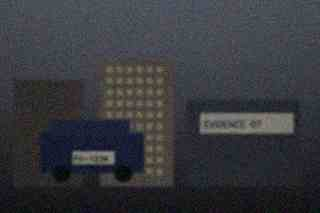
#> input picture samples/sample_cctv.jpg, 320 x 213 px
$ python -i jpeg.py   (imports and definitions only)
#> lines starting #> are read from the running program, lines starting #| are printed output that depends on the picture; after the words box and inside, x2 and y2 are one past the last pixel; in counts of white or black regions, pixels touching at a corner belong together
### analysis/base.py
"""Shared types and helpers for the degradation analyzers.

Every analyzer returns a :class:`MetricResult` carrying both a normalised
severity score *and* the raw measurements it was derived from. The raw values
are what an examiner needs in order to challenge or reproduce a finding; the
normalised score exists only to drive the UI and the pipeline recommender.
"""

from __future__ import annotations

import math
from dataclasses import dataclass, field
from typing import Any, Dict, List, Optional

import cv2
import numpy as np

__all__ = [
    "MetricResult",
    "clamp01",
    "linear_map",
    "log_map",
    "to_gray",
    "downsample_for_analysis",
    "ANALYZER_VERSION",
]

#: Bumped whenever a scoring formula changes, so stored results stay comparable.
ANALYZER_VERSION: str = "1.0.0"

#: Longest edge used for analysis; larger images are area-averaged down. This
#: keeps measurements stable across resolutions and bounds run time.
ANALYSIS_MAX_EDGE: int = 1600


@dataclass
class MetricResult:
    """One degradation indicator.

    Attributes:
        key: Canonical metric key, see :class:`app.constants.DegradationKey`.
        label: Human readable name.
        score: Normalised severity in ``[0, 1]``; higher means more degraded.
        method: Short description of the estimator used.
        measurements: Raw numeric outputs keyed by name.
        notes: Free-text observations shown in the detail dialog.
        reference: Literature reference for the estimator, when applicable.
    """

    key: str
    label: str
    score: float
    method: str = ""
    measurements: Dict[str, Any] = field(default_factory=dict)
    notes: List[str] = field(default_factory=list)
    reference: str = ""

    def __post_init__(self) -> None:
        self.score = clamp01(self.score)

    # [61 lines left out: functions percent, severity, to_dict, detail_text, not called in this run]


def clamp01(value: float) -> float:
    """Clamp ``value`` into ``[0, 1]``, mapping NaN to 0."""
    try:
        number = float(value)
    except (TypeError, ValueError):
        return 0.0
    if math.isnan(number):
        return 0.0
    return max(0.0, min(1.0, number))


def linear_map(value: float, low: float, high: float, invert: bool = False) -> float:
    """Map ``value`` from ``[low, high]`` onto ``[0, 1]``.

    Args:
        value: Raw measurement.
        low: Measurement that maps to 0 (or 1 when ``invert``).
        high: Measurement that maps to 1 (or 0 when ``invert``).
        invert: Reverse the mapping direction.
    """
    if high == low:
        return 0.0
    ratio = (float(value) - low) / (high - low)
    ratio = clamp01(ratio)
    return 1.0 - ratio if invert else ratio


# [7 lines left out: function log_map, not called in this run]


def to_gray(image: np.ndarray) -> np.ndarray:
    """Return an ``HxW`` ``float32`` luminance plane in ``[0, 1]``.

    Accepts ``uint8``/``uint16``/float arrays with 1, 3 or 4 channels.
    """
    array = image
    if array.dtype == np.uint8:
        array = array.astype(np.float32) / 255.0
    elif array.dtype == np.uint16:
        array = array.astype(np.float32) / 65535.0
    else:
        array = array.astype(np.float32)
        if array.max(initial=0.0) > 1.5:
            array = array / 255.0

    if array.ndim == 2:
        return np.clip(array, 0.0, 1.0)
    if array.shape[2] >= 3:
        rgb = np.ascontiguousarray(array[..., :3])
        return np.clip(cv2.cvtColor(rgb, cv2.COLOR_RGB2GRAY), 0.0, 1.0)
    return np.clip(array[..., 0], 0.0, 1.0)


# [17 lines left out: function downsample_for_analysis, not called in this run]

### analysis/jpeg.py
"""JPEG compression artefact analysis.

Measures three things:

* **Blockiness** - the excess of pixel differences across 8x8 block boundaries
  relative to differences inside blocks (Wang, Bovik & Evan, ICIP 2000).
* **Ringing** - high-frequency oscillation in the neighbourhood of strong
  edges, the visual signature of quantised high-frequency DCT coefficients.
* **Container evidence** - when the source file is a JPEG, its quantisation
  tables are read directly and an IJG-equivalent quality factor is derived.
  This is measured evidence rather than a heuristic and is weighted highest.
"""

from __future__ import annotations

import logging
from pathlib import Path
from typing import Dict, Optional, Tuple

import cv2
import numpy as np

from analysis.base import (
    MetricResult,
    clamp01,
    downsample_for_analysis,
    linear_map,
    to_gray,
)
from app.constants import DegradationKey

logger = logging.getLogger(__name__)

__all__ = ["analyze_jpeg", "blockiness", "estimate_jpeg_quality"]

#: The IJG standard luminance quantisation table at quality 50.
_STD_LUMA_QTABLE = np.array(
    [
        [16, 11, 10, 16, 24, 40, 51, 61],
        [12, 12, 14, 19, 26, 58, 60, 55],
        [14, 13, 16, 24, 40, 57, 69, 56],
        [14, 17, 22, 29, 51, 87, 80, 62],
        [18, 22, 37, 56, 68, 109, 103, 77],
        [24, 35, 55, 64, 81, 104, 113, 92],
        [49, 64, 78, 87, 103, 121, 120, 101],
        [72, 92, 95, 98, 112, 100, 103, 99],
    ],
    dtype=np.float64,
)

#: Natural (row-major) position of each coefficient in JPEG zigzag order.
#: Quantisation tables are stored in the file - and returned by Pillow - in
#: zigzag order, so they must be permuted before comparing element-wise with
#: the standard table above.
_ZIGZAG_TO_NATURAL = np.array(
    [
        0, 1, 8, 16, 9, 2, 3, 10,
        17, 24, 32, 25, 18, 11, 4, 5,
        12, 19, 26, 33, 40, 48, 41, 34,
        27, 20, 13, 6, 7, 14, 21, 28,
        35, 42, 49, 56, 57, 50, 43, 36,
        29, 22, 15, 23, 30, 37, 44, 51,
        58, 59, 52, 45, 38, 31, 39, 46,
        53, 60, 61, 54, 47, 55, 62, 63,
    ],
    dtype=np.intp,
)


# [247 lines left out: functions dezigzag, blockiness, ringing_strength, estimate_jpeg_quality, analyze_jpeg, not called in this run]

>>> import cv2
>>> picture = cv2.imread('../samples/sample_cctv.jpg')
#> picture is the input picture: shape (213, 320, 3); mean B, G, R 61.2, 56.7, 55.2
>>> result = analyze_jpeg(picture)
#> in blockiness, `d_h = np.abs(np.diff(gray, axis=1))`:
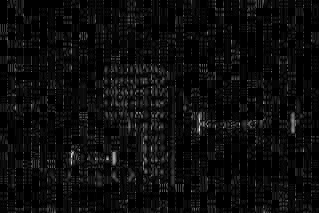
#> d_h: shape (213, 319) float32; min 0, max 0.18, mean 0.00892; drawn with min black and max white
#> in blockiness, `d_v = np.abs(np.diff(gray, axis=0))`:
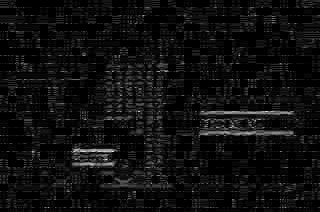
#> d_v: shape (212, 320) float32; min 0, max 0.178, mean 0.0108; drawn with min black and max white
#> after the loop in _phase_ratio, `for phase in range(block):`:
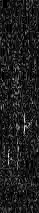
#> selected: shape (213, 39) float32; min 0, max 0.18, mean 0.0215; drawn with min black and max white
#> after the loop in _phase_ratio, `for phase in range(block):`: means = [0.0071, 0.00815, 0.00685, 0.00662, 0.00707, 0.00778, 0.00654, 0.0215]
#> in _phase_ratio, `boundary_mean = means[block - 1]`: boundary_mean = 0.0215
#> in _phase_ratio, `others = means[: block - 1]`: others = [0.0071, 0.00815, 0.00685, 0.00662, 0.00707, 0.00778, 0.00654]
#> in _phase_ratio, `reference = float(np.median(others))`: reference = 0.00707
#> in blockiness, `ratio_h, boundary_h = _phase_ratio(d_h, axis=1)`: ratio_h = 3.04; boundary_h = 0.0215
#> call 2 of _phase_ratio, with axis = 0
#> after the loop in _phase_ratio (call 2), `for phase in range(block):`:
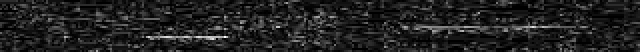
#> selected: shape (26, 320) float32 (shown 2 times larger); min 0, max 0.178, mean 0.0231; drawn with min black and max white
#> after the loop in _phase_ratio (call 2), `for phase in range(block):`: means = [0.00921, 0.00922, 0.00867, 0.00822, 0.00915, 0.00992, 0.00942, 0.0231]
#> in _phase_ratio (call 2), `boundary_mean = means[block - 1]`: boundary_mean = 0.0231
#> in _phase_ratio (call 2), `others = means[: block - 1]`: others = [0.00921, 0.00922, 0.00867, 0.00822, 0.00915, 0.00992, 0.00942]
#> in _phase_ratio (call 2), `reference = float(np.median(others))`: reference = 0.00921
#> in blockiness, `ratio_v, boundary_v = _phase_ratio(d_v, axis=0)`: ratio_v = 2.5; boundary_v = 0.0231
#> in blockiness, `combined = float(np.sqrt(max(ratio_h, 0.0) * max(ratio_v, 0.0)))`: combined = 2.76
#> in blockiness, `strength = min(1.0, max(boundary_h, boundary_v) / floor)`: strength = 1
#> in blockiness, `excess = (combined - 1.0) * strength`: excess = 1.76
#> in analyze_jpeg, `excess, ratio_h, ratio_v = blockiness(gray)`: ratio_h = 3.04; ratio_v = 2.5
#> in ringing_strength, `edges = cv2.Canny(gray_u8, 60, 160)`:
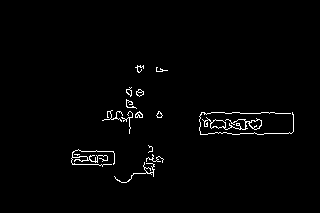
#> edges: shape (213, 320); 1.6% white in thin lines or dots, all inside (x1, y1, x2, y2) = (71, 65, 294, 183)
#> in ringing_strength, `near_edge = cv2.dilate(edges, kernel, iterations=1) > 0`: near_edge: shape (213, 320) bool; 8.3% white; 7 white regions, largest, box (x1, y1, x2, y2) and area: (196, 109, 297, 138) 2362, (99, 84, 147, 137) 1097, (68, 146, 118, 170) 975
#> in ringing_strength, `on_edge = cv2.dilate(edges, np.ones((3, 3), np.uint8), iterations=1) > 0`: on_edge: shape (213, 320) bool; 5% white; 9 white regions, largest, box (x1, y1, x2, y2) and area: (198, 111, 295, 136) 1364, (70, 148, 116, 168) 634, (101, 98, 144, 135) 514
#> in ringing_strength, `band = near_edge & ~on_edge`:
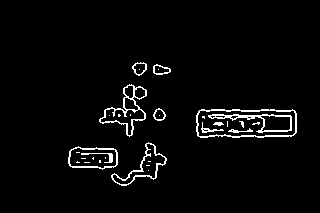
#> band: shape (213, 320) bool; 3.4% white in thin lines or dots, all inside (x1, y1, x2, y2) = (68, 62, 297, 186)
#> in ringing_strength, `high_pass = gray - cv2.GaussianBlur(gray, (0, 0), 1.4)`:
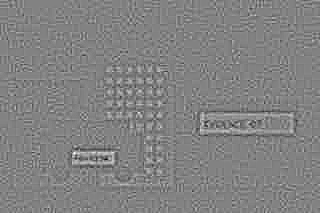
#> high_pass: shape (213, 320) float32; min -0.125, max 0.12, mean -6.97e-06; drawn with min black and max white
#> in ringing_strength, `band_energy = float(np.mean(np.abs(high_pass[band])))`: band_energy = 0.0194
#> in ringing_strength, `flat_energy = float(np.mean(np.abs(high_pass[flat]))) if flat.sum() > ..`: flat_energy = 0.0078
#> in analyze_jpeg, `ringing = ringing_strength(gray)`: ringing = 0.0116
#> in linear_map, `ratio = (float(value) - low) / (high - low)`: ratio = 2.15
#> in linear_map, `ratio = clamp01(ratio)`: ratio = 1
#> in analyze_jpeg, `score_ringing = linear_map(ringing, 0.002, 0.03)`: score_ringing = 0.341
#> in analyze_jpeg, `measurements: Dict[str, float] = { "blockiness_excess": excess, "bound..`: measurements = {'blockiness_excess': 1.76, 'boundary_ratio_horizontal': 3.04, 'boundary_ratio_vertical': 2.5, 'ringing_strength': 0.0116, 'score_blockiness_component': 1, 'score_ringing_component': 0.341}
#> in analyze_jpeg, `score = clamp01(0.7 * score_block + 0.3 * score_ringing)`: score = 0.802
